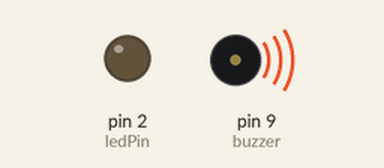
This sketch was run on a simulated Arduino Uno, built with avr-gcc and run on an emulated ATmega328P. Parts: output pins drawn as LEDs (lit = HIGH), buzzer (waves = sounding).

Above: at 3.0 s.
At 6.3 s:
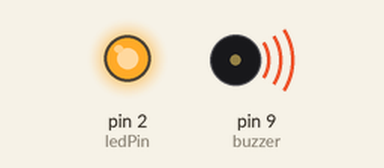
At 7.0 s:
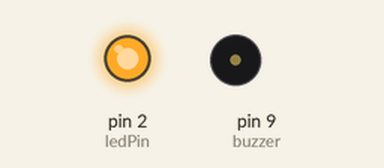
At 7.6 s:
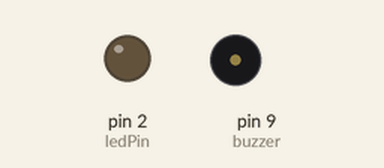
Timing chart, 0 to 10.3 s (numbered marks = the images above):
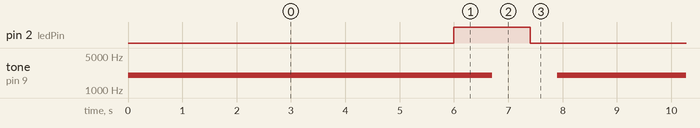

The sketch:

experimento-panico.ino
```cpp
 const int buzzer = 9; //buzzer to arduino pin 9
int ledPin=2;


void setup(){

  pinMode(buzzer, OUTPUT); // Set buzzer - pin 9 as an output
  pinMode(ledPin, OUTPUT);
}

void   loop(){

  tone(buzzer, 2000); // Send 1KHz sound signal..
  delay(6000);         // ...for 1 sec
  digitalWrite(ledPin,HIGH);
delay(700);
  noTone(buzzer);     // Stop sound...
  delay(700);         // ...for 1sec

digitalWrite(ledPin,LOW);
delay(500);
}
```

Measured:
- by itself, pin 2 (ledPin): alternates HIGH for 1.4 s and LOW for 6.5 s
- by itself, tone on pin 9 (buzzer): alternates 2000 Hz for 6.7 s and silent for 1.2 s
